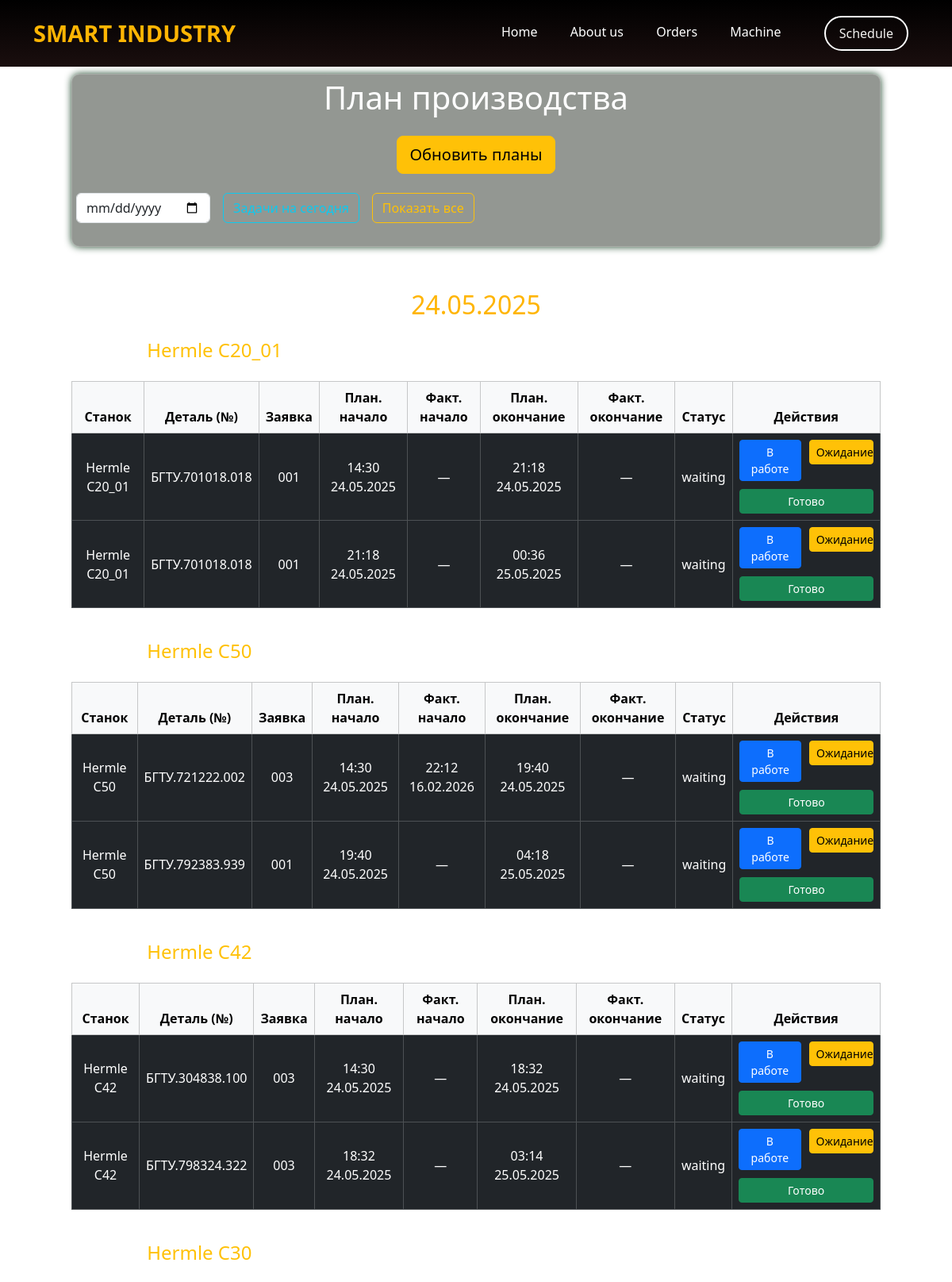
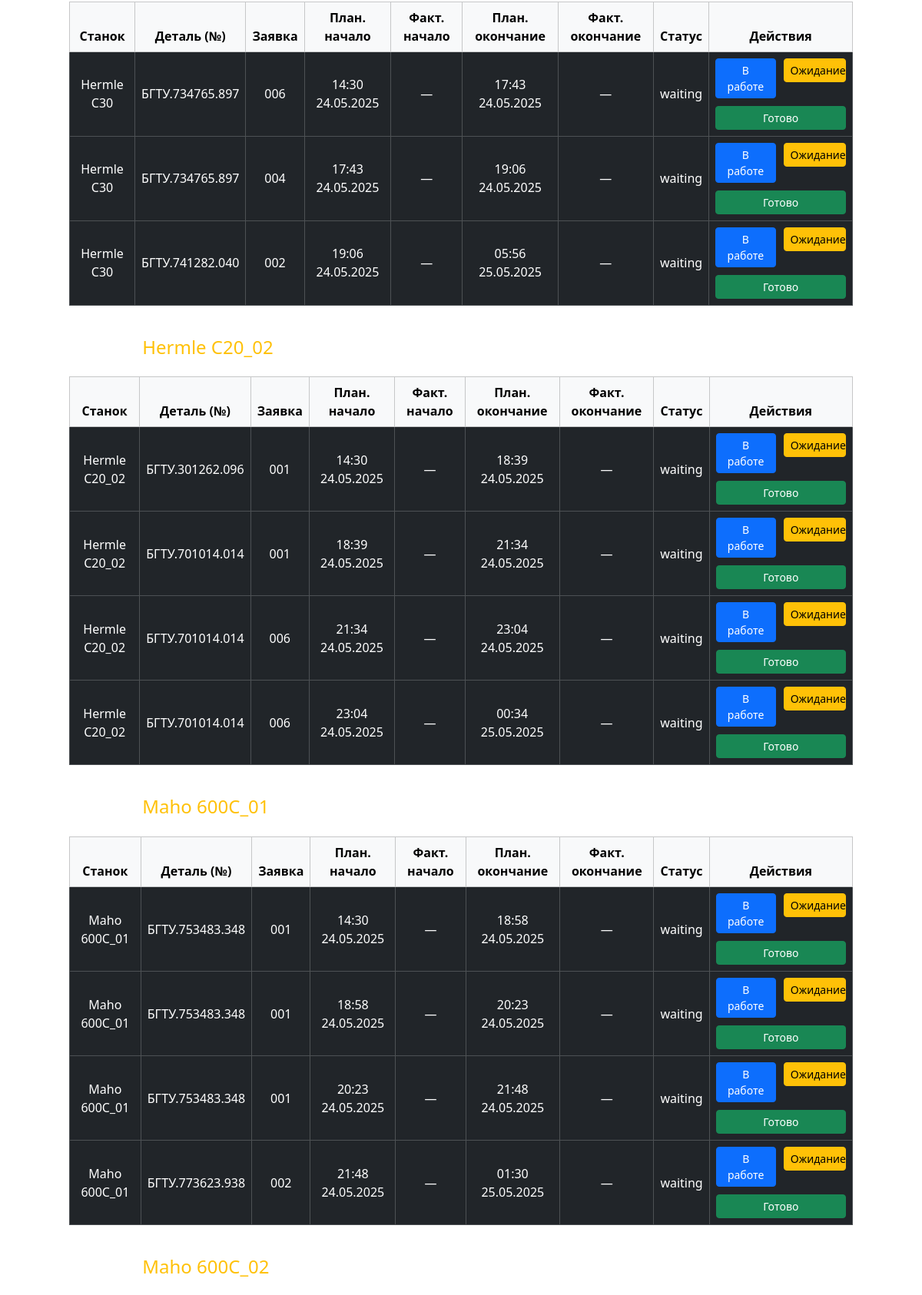
Page /schedule/ (upper part) on the committed database (2 pictures, top to bottom).
### schedule/models.py (models this page shows, shortened)
class Schedule(models.Model):
    STATUS_CHOICES = [
        ('waiting', 'Ожидание'),
        ('in_progress', 'В работе'),
        ('done', 'Готово'),
    ]
    machine = models.ForeignKey(Machine, on_delete=models.CASCADE)
    order_detail = models.ForeignKey(OrderDetail, on_delete=models.CASCADE)
    start_time = models.DateTimeField('Плановое начало')
    end_time = models.DateTimeField('Плановое окончание')
    actual_start_time = models.DateTimeField('Фактическое начало', null=True, blank=True)
    actual_end_time = models.DateTimeField('Фактическое окончание', null=True, blank=True)
    status = models.CharField(max_length=20, choices=STATUS_CHOICES, default='waiting')

### machines/models.py (models this page shows, shortened)
class Machine(models.Model):
    m_name = models.CharField('Название станка', max_length=40)
    machine_type = models.CharField('Тип станка', max_length=100)
    status = models.CharField(max_length=20, choices=[('свободен', 'Свободен'), ('занят', 'Занят')])
    full_text = models.TextField('Описание')
    working_hours_per_day = models.FloatField('Часы работы в день', default=8.0)
    class Meta:   #Этот класс существуюет для переименования модели в админке
        verbose_name = 'Станок'
        verbose_name_plural = 'Станки'

### orders/models.py (models this page shows, shortened)
class OrderDetail(models.Model):
    STATUS_CHOICES = [
        ('pending', 'Ожидает'),
        ('in_process', 'В работе'),
        ('done', 'Завершено'),
    ]
    order = models.ForeignKey(Order, on_delete=models.CASCADE, related_name='order_details')
    detail = models.ForeignKey(Detail, on_delete=models.CASCADE, related_name='order_details')
    quantity = models.PositiveIntegerField('Количество')
    status = models.CharField(max_length=20, choices=STATUS_CHOICES, default='pending')
    class Meta:
        unique_together = ('order', 'detail')

class Detail(models.Model):
    name = models.CharField('Наименование', max_length=100)
    number = models.CharField('Номер детали', max_length=50, unique=True)
    material = models.CharField('Материал', max_length=100)
    prep_time = models.IntegerField('Время подготовительное (мин)')   #validators=[MaxValueValidator(10 000)]  По идее могут быть ошибки от int и ошибки, если число будет больше 10^4
    piece_time = models.IntegerField('Время штучное (мин)')
    length = models.FloatField('Длина (мм)', )    #Тут было б ы правильно обсуждать размеры заготовки, а не самой детали, тк все эти данные из АСУПр в теории идут в производство
    width = models.FloatField('Ширина (мм)', )
    height = models.FloatField('Высота (мм)', )
    machines = models.ManyToManyField(Machine, verbose_name='Подходящие станки')
    class Meta:    #Этот класс существуюет для переименования модели в админке
        verbose_name = 'Деталь'
        verbose_name_plural = 'Детали'

class Order(models.Model):
    customer = models.CharField('Клиент', max_length=100)
    order_number = models.CharField('Номер заявки', max_length=100, unique=True)
    created_at = models.DateTimeField('Дата создания', auto_now_add=True)
    priority = models.IntegerField('Приоритет', default=1)                     #чем меньше число, тем выше его приоритет
    customer_name = models.CharField('Наименование прибора', max_length=100)
    deadline = models.DateField('Дедлайн', default=timezone.now() + timedelta(days=7))
    status = models.CharField('Статус', max_length=100)
    class Meta:    #Этот класс существуюет для переименования модели в админке
        verbose_name = 'Заявка'
        verbose_name_plural = 'Заявки'

### schedule/views.py (the view)
# urls.py: path('', views.schedule_home, name='schedule_home'),
def schedule_home(request):
    schedules = Schedule.objects.select_related('machine', 'order_detail', 'order_detail__order', 'order_detail__detail') \
        .order_by('start_time')
    grouped_schedule = defaultdict(lambda: defaultdict(list))
    for s in schedules:
        day = localdate(s.start_time)
        grouped_schedule[day.strftime('%d.%m.%Y')][s.machine.m_name].append(s)  # Форматируем дату
    grouped_schedule = {
        str(day): {machine_name: list(schedules) for machine_name, schedules in machines.items()}
        for day, machines in grouped_schedule.items()
    }
    return render(request, 'schedule/schedule_view.html', {'grouped_schedule': grouped_schedule})

### schedule/templates/schedule/schedule_view.html (shortened to what this page needs)
{% extends 'main/layout.html' %}
{% block content %}
<div class="container mt-5 text-white" style="display: flex; justify-content: center; flex-direction: column; width: 90%;">
    <div class="plan-title">
        <h1 class="text-center mb-4">План производства</h1>
        <div class="d-flex justify-content-center mb-4">
            <form method="post" action="{% url 'refresh_schedules' %}">
                <button type="submit" class="btn btn-warning btn-lg">Обновить планы</button>
            </form>
        </div>
        <div class="d-flex align-items-center mb-4 gap-3">
            <input type="date" id="datePicker" class="form-control w-auto">
            <button id="todayButton" class="btn btn-outline-info">Задачи на сегодня</button>
            <button id="resetButton" class="btn btn-outline-warning">Показать все</button>
        </div>
    </div>
    {% for day, machines in grouped_schedule.items %}
        <div class="schedule-day" data-date="{{ day }}">
            <h2 class="text-center mt-4" style="color: #ffb503;">{{ day }}</h2>
            {% for machine_name, schedules in machines.items %}
                <h4 class="mt-4">Станок: <span class="text-warning">{{ machine_name }}</span></h4>
                {% if schedules %}
                    <div class="table-responsive">
                        <table class="table table-bordered table-dark table-hover align-middle text-center mt-3" style="width: 100%; table-layout: auto;">
                            <thead class="table-light text-dark">
                                <tr>
                                    <th>Станок</th>
                                    <th>Деталь (№)</th>
                                    <th>Заявка</th>
                                    <th>План. начало</th>
                                    <th>Факт. начало</th>
                                    <th>План. окончание</th>
                                    <th>Факт. окончание</th>
                                    <th>Статус</th>
                                    <th>Действия</th>
                                </tr>
                            </thead>
                            <tbody>
                                {% for schedule in schedules %}
                                    <tr>
                                        <td>{{ schedule.machine.m_name }}</td>
                                        <td>{{ schedule.order_detail.detail.number }}</td>
                                        <td>
                                            {% if schedule.order_detail.order %}
                                                {{ schedule.order_detail.order.order_number }}
                                            {% else %}
                                                —
                                            {% endif %}
                                        </td>
                                        <td>{{ schedule.start_time|date:"H:i d.m.Y" }}</td>
                                        <td>
                                            {% if schedule.actual_start_time %}
                                                {{ schedule.actual_start_time|date:"H:i d.m.Y" }}
                                            {% else %}
                                                —
                                            {% endif %}
                                        </td>
                                        <td>{{ schedule.end_time|date:"H:i d.m.Y" }}</td>
                                        <td>
                                            {% if schedule.actual_end_time %}
                                                {{ schedule.actual_end_time|date:"H:i d.m.Y" }}
                                            {% else %}
                                                —
                                            {% endif %}
                                        </td>
                                        <td>{{ schedule.status }}</td>
                                        <td>
                                            <div style="display: flex; gap: 10px; justify-content: center; flex-direction: column; align-items: center;">
                                                <div style="display: flex; gap: 10px; width: 100%;">
                                                    <form method="post" action="{% url 'mark_schedule_status' schedule.id 'in_progress' %}" style="margin: 0; width: 48%;">
                                                        <button type="submit" class="btn btn-sm btn-primary" style="width: 100%;">В работе</button>
                                                    </form>
                                                    <form method="post" action="{% url 'mark_schedule_status' schedule.id 'waiting' %}" style="margin: 0; width: 48%;">
                                                        <button type="submit" class="btn btn-sm btn-warning" style="width: 100%;">Ожидание</button>
                                                    </form>
                                                </div>
                                                <form method="post" action="{% url 'mark_schedule_status' schedule.id 'done' %}" style="margin: 0; width: 100%;">
                                                    <button type="submit" class="btn btn-sm btn-success" style="width: 100%;">Готово</button>
                                                </form>
                                            </div>
                                        </td>
                                    </tr>
                                {% endfor %}
                            </tbody>
                        </table>
                    </div>
                {% else %}
                    <p class="text-warning">Нет задач для {{ machine_name }}</p>
                {% endif %}
            {% endfor %}
        </div>
    {% empty %}
        <p class="text-center mt-5">Нет данных для отображения.</p>
    {% endfor %}
</div>
{% endblock %}

### main/static/main/css/main_test.css (style rules this page uses)
* { margin: 0; padding: 0; text-decoration: none; box-sizing: border-box; }
body { font-family: 'Poppins', sans-serif; font-weight: 400; color: #fff; min-height: 100vh; margin: 0; background: url('/static/main/img/background.jpg') no-repeat center center fixed; background-size: cover; }
.container { width: 100%; max-width: 1400px; margin: 0 auto; }
.plan-title { background-color: rgba(40, 48, 39, 0.5); margin-top: -100px; color: #ffffff; padding: 5px; border-radius: 10px; text-align: center; box-shadow: 0 0 10px rgb(33, 73, 45); border: 1px solid rgba(255, 255, 255, 0.2); margin-bottom: 30px; }

### orders/static/orders/css/style.css (style rules this page uses)
h2 { margin-bottom: 20px; color: #ffb503; }

### main/templates/main/layout.html (style rules this page uses)
.table { table-layout: fixed; width: 100%; }

### rows in the picture
Schedule: m_name "Hermle C20_01", machine.m_name "Hermle C20_01", order_detail.detail.number "БГТУ.701018.018", order_detail.order.order_number "001", start_time "14:30 24.05.2025", end_time "21:18 24.05.2025", status "waiting"
Schedule: machine.m_name "Hermle C20_01", order_detail.detail.number "БГТУ.701018.018", order_detail.order.order_number "001", start_time "21:18 24.05.2025", end_time "00:36 25.05.2025", status "waiting"
Schedule: m_name "Hermle C50", machine.m_name "Hermle C50", order_detail.detail.number "БГТУ.721222.002", order_detail.order.order_number "003", start_time "14:30 24.05.2025", actual_start_time "22:12 16.02.2026", end_time "19:40 24.05.2025", status "waiting"
Schedule: machine.m_name "Hermle C50", order_detail.detail.number "БГТУ.792383.939", order_detail.order.order_number "001", start_time "19:40 24.05.2025", end_time "04:18 25.05.2025", status "waiting"
Schedule: m_name "Hermle C42", machine.m_name "Hermle C42", order_detail.detail.number "БГТУ.304838.100", order_detail.order.order_number "003", start_time "14:30 24.05.2025", end_time "18:32 24.05.2025", status "waiting"
Schedule: machine.m_name "Hermle C42", order_detail.detail.number "БГТУ.798324.322", order_detail.order.order_number "003", start_time "18:32 24.05.2025", end_time "03:14 25.05.2025", status "waiting"
Schedule: m_name "Hermle C30", machine.m_name "Hermle C30", order_detail.detail.number "БГТУ.734765.897", order_detail.order.order_number "006", start_time "14:30 24.05.2025", end_time "17:43 24.05.2025", status "waiting"
Schedule: machine.m_name "Hermle C30", order_detail.detail.number "БГТУ.734765.897", order_detail.order.order_number "004", start_time "17:43 24.05.2025", end_time "19:06 24.05.2025", status "waiting"
Schedule: machine.m_name "Hermle C30", order_detail.detail.number "БГТУ.741282.040", order_detail.order.order_number "002", start_time "19:06 24.05.2025", end_time "05:56 25.05.2025", status "waiting"
Schedule: m_name "Hermle C20_02", machine.m_name "Hermle C20_02", order_detail.detail.number "БГТУ.301262.096", order_detail.order.order_number "001", start_time "14:30 24.05.2025", end_time "18:39 24.05.2025", status "waiting"
Schedule: machine.m_name "Hermle C20_02", order_detail.detail.number "БГТУ.701014.014", order_detail.order.order_number "001", start_time "18:39 24.05.2025", end_time "21:34 24.05.2025", status "waiting"
Schedule: machine.m_name "Hermle C20_02", order_detail.detail.number "БГТУ.701014.014", order_detail.order.order_number "006", start_time "21:34 24.05.2025", end_time "23:04 24.05.2025", status "waiting"
Schedule: machine.m_name "Hermle C20_02", order_detail.detail.number "БГТУ.701014.014", order_detail.order.order_number "006", start_time "23:04 24.05.2025", end_time "00:34 25.05.2025", status "waiting"
Schedule: m_name "Maho 600C_01", machine.m_name "Maho 600C_01", order_detail.detail.number "БГТУ.753483.348", order_detail.order.order_number "001", start_time "14:30 24.05.2025", end_time "18:58 24.05.2025", status "waiting"
Schedule: machine.m_name "Maho 600C_01", order_detail.detail.number "БГТУ.753483.348", order_detail.order.order_number "001", start_time "18:58 24.05.2025", end_time "20:23 24.05.2025", status "waiting"
Schedule: machine.m_name "Maho 600C_01", order_detail.detail.number "БГТУ.753483.348", order_detail.order.order_number "001", start_time "20:23 24.05.2025", end_time "21:48 24.05.2025", status "waiting"
Schedule: machine.m_name "Maho 600C_01", order_detail.detail.number "БГТУ.773623.938", order_detail.order.order_number "002", start_time "21:48 24.05.2025", end_time "01:30 25.05.2025", status "waiting"
Schedule: m_name "Maho 600C_02"

### other values in the picture
{{ day }} "24.05.2025"
